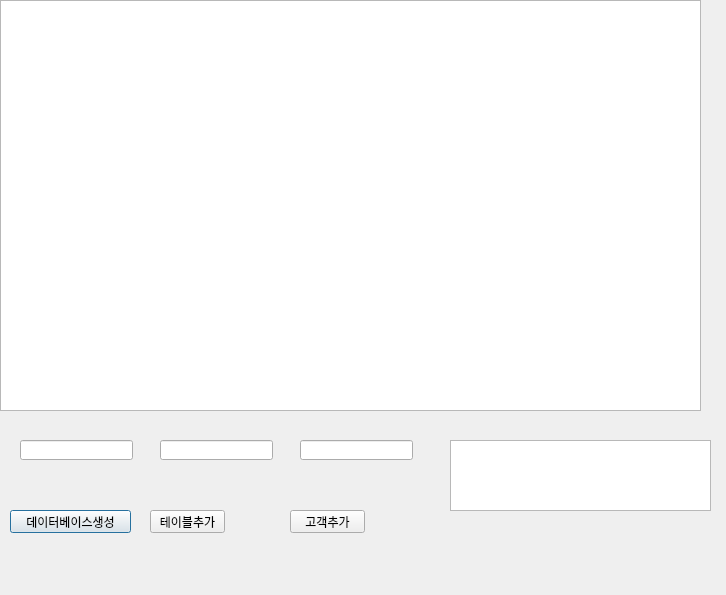
<?xml version="1.0" encoding="UTF-8"?>
<ui version="4.0">
 <class>MainDialog</class>
 <widget class="QDialog" name="MainDialog">
  <property name="geometry">
   <rect>
    <x>0</x>
    <y>0</y>
    <width>726</width>
    <height>595</height>
   </rect>
  </property>
  <property name="windowTitle">
   <string>MainDialog</string>
  </property>
  <widget class="QPushButton" name="pushButtonCreateDB">
   <property name="geometry">
    <rect>
     <x>10</x>
     <y>510</y>
     <width>121</width>
     <height>23</height>
    </rect>
   </property>
   <property name="text">
    <string>데이터베이스생성</string>
   </property>
  </widget>
  <widget class="QPushButton" name="pushButtonAddCustomer">
   <property name="geometry">
    <rect>
     <x>290</x>
     <y>510</y>
     <width>75</width>
     <height>23</height>
    </rect>
   </property>
   <property name="text">
    <string>고객추가</string>
   </property>
  </widget>
  <widget class="QPushButton" name="pushButtonAddTable">
   <property name="geometry">
    <rect>
     <x>150</x>
     <y>510</y>
     <width>75</width>
     <height>23</height>
    </rect>
   </property>
   <property name="text">
    <string>테이블추가</string>
   </property>
  </widget>
  <widget class="QLineEdit" name="lineEditCustomerId">
   <property name="geometry">
    <rect>
     <x>20</x>
     <y>440</y>
     <width>113</width>
     <height>20</height>
    </rect>
   </property>
  </widget>
  <widget class="QLineEdit" name="lineEditEnterpriseName">
   <property name="geometry">
    <rect>
     <x>160</x>
     <y>440</y>
     <width>113</width>
     <height>20</height>
    </rect>
   </property>
  </widget>
  <widget class="QLineEdit" name="lineEditCeoName">
   <property name="geometry">
    <rect>
     <x>300</x>
     <y>440</y>
     <width>113</width>
     <height>20</height>
    </rect>
   </property>
  </widget>
  <widget class="QTextEdit" name="textEditEtc">
   <property name="geometry">
    <rect>
     <x>450</x>
     <y>440</y>
     <width>261</width>
     <height>71</height>
    </rect>
   </property>
  </widget>
  <widget class="QTableView" name="tableViewCustomer">
   <property name="geometry">
    <rect>
     <x>0</x>
     <y>0</y>
     <width>701</width>
     <height>411</height>
    </rect>
   </property>
  </widget>
 </widget>
 <layoutdefault spacing="6" margin="11"/>
 <resources/>
 <connections/>
</ui>
